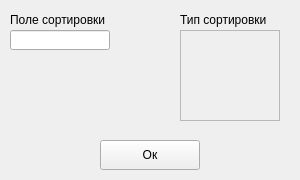
<?xml version="1.0" encoding="UTF-8"?>
<ui version="4.0">
 <class>SortedWidgetInAnalisysWindow</class>
 <widget class="QWidget" name="SortedWidgetInAnalisysWindow">
  <property name="geometry">
   <rect>
    <x>0</x>
    <y>0</y>
    <width>300</width>
    <height>180</height>
   </rect>
  </property>
  <property name="windowTitle">
   <string>Form</string>
  </property>
  <widget class="QLabel" name="label">
   <property name="geometry">
    <rect>
     <x>10</x>
     <y>10</y>
     <width>100</width>
     <height>20</height>
    </rect>
   </property>
   <property name="text">
    <string>Поле сортировки</string>
   </property>
  </widget>
  <widget class="QLineEdit" name="lineEdit">
   <property name="geometry">
    <rect>
     <x>10</x>
     <y>30</y>
     <width>100</width>
     <height>20</height>
    </rect>
   </property>
  </widget>
  <widget class="QPushButton" name="pushButton">
   <property name="geometry">
    <rect>
     <x>100</x>
     <y>140</y>
     <width>100</width>
     <height>30</height>
    </rect>
   </property>
   <property name="text">
    <string>Ок</string>
   </property>
  </widget>
  <widget class="QFrame" name="frame">
   <property name="geometry">
    <rect>
     <x>180</x>
     <y>30</y>
     <width>100</width>
     <height>91</height>
    </rect>
   </property>
   <property name="frameShape">
    <enum>QFrame::StyledPanel</enum>
   </property>
   <property name="frameShadow">
    <enum>QFrame::Raised</enum>
   </property>
  </widget>
  <widget class="QLabel" name="label_2">
   <property name="geometry">
    <rect>
     <x>180</x>
     <y>10</y>
     <width>100</width>
     <height>20</height>
    </rect>
   </property>
   <property name="text">
    <string>Тип сортировки</string>
   </property>
  </widget>
 </widget>
 <resources/>
 <connections/>
</ui>
